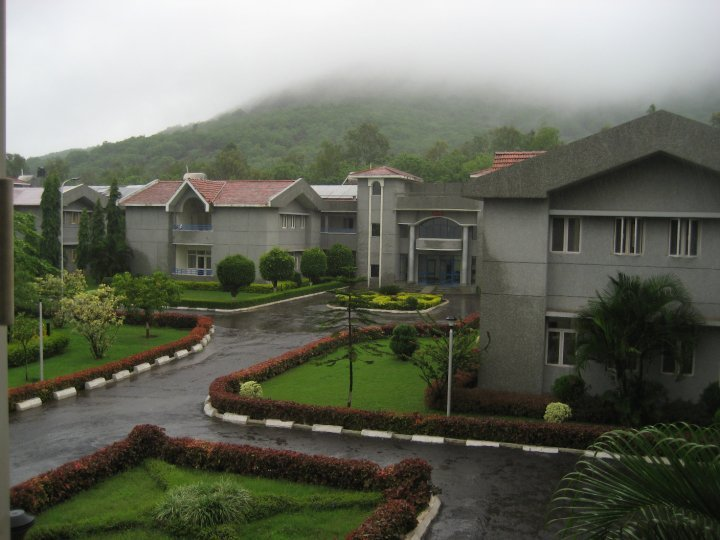
#> input picture images/pic1.jpg, 720 x 540 px
$ jupyter execute 20-Edge-Detection-and-Image-Gradients.ipynb   (older library calls are emulated)
#> lines starting #> are read from the running program, lines starting #| are printed output that depends on the picture; after the words box and inside, x2 and y2 are one past the last pixel; in counts of white or black regions, pixels touching at a corner belong together
[cell 1]
import cv2
import numpy as np

image = cv2.imread('images/pic1.jpg',0)
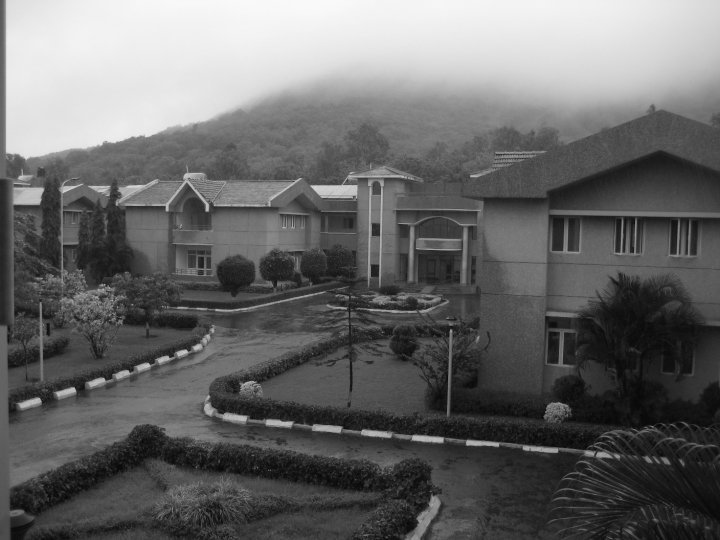
#> image: shape (540, 720); min 1, max 249, mean 103.9

height, width = image.shape
#> height = 540; width = 720

# Extract Sobel Edges
sobel_x = cv2.Sobel(image, cv2.CV_64F, 0, 1, ksize=5)
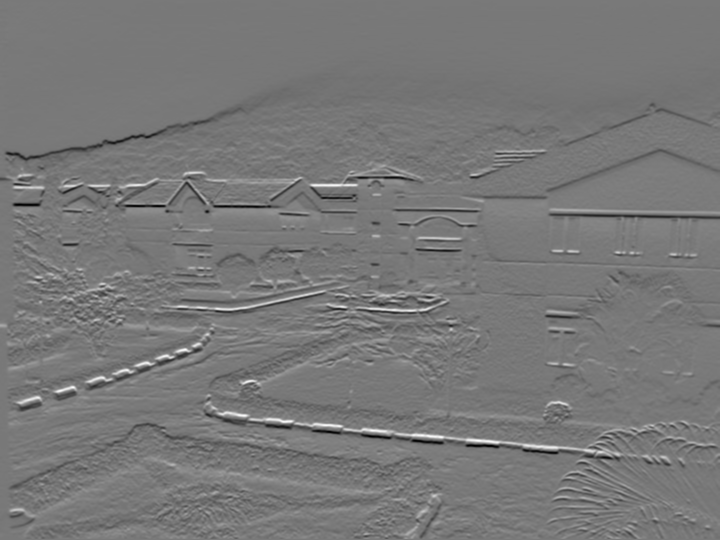
#> sobel_x: shape (540, 720) float64; min -6116, max 6744, mean -45.1; drawn with min black and max white
sobel_y = cv2.Sobel(image, cv2.CV_64F, 1, 0, ksize=5)
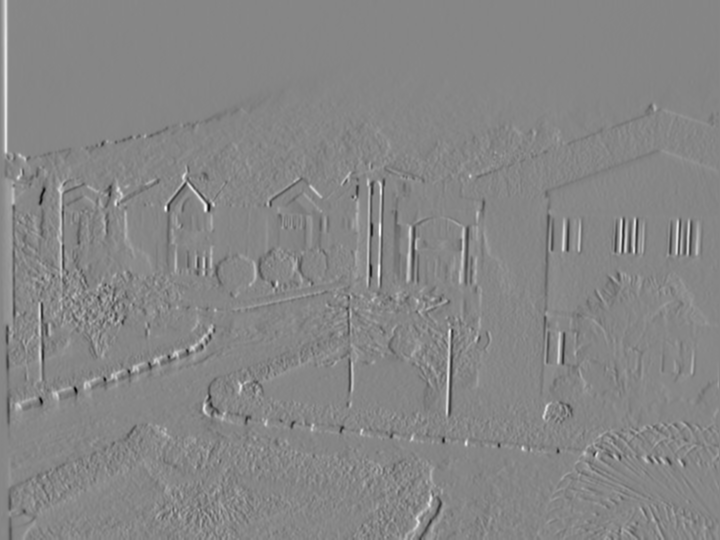
#> sobel_y: shape (540, 720) float64; min -6772, max 6077, mean -0.2; drawn with min black and max white

cv2.imshow('Original', image)
cv2.waitKey(0)
cv2.imshow('Sobel X', sobel_x)
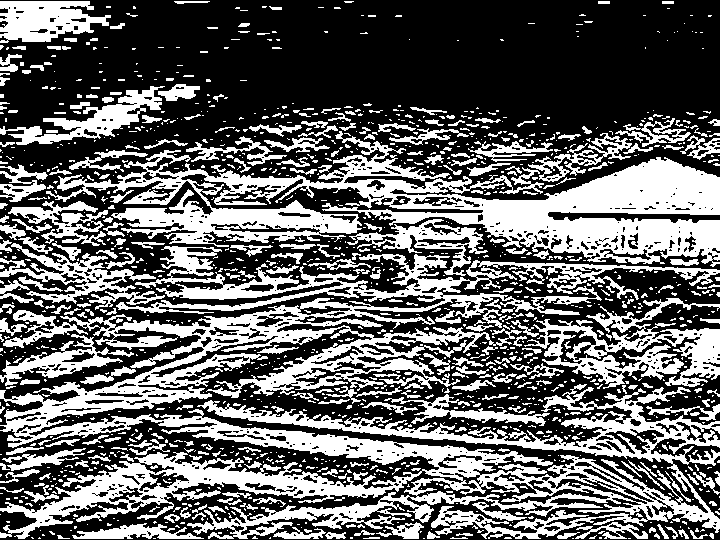
#> window 'Sobel X': shape (540, 720); 39.2% white; 1388 white regions (1064 under 20 px), largest, box (x1, y1, x2, y2) and area: (0, 246, 720, 539) 64501, (46, 131, 720, 267) 30922, (524, 298, 720, 389) 6596
cv2.waitKey(0)
cv2.imshow('Sobel Y', sobel_y)
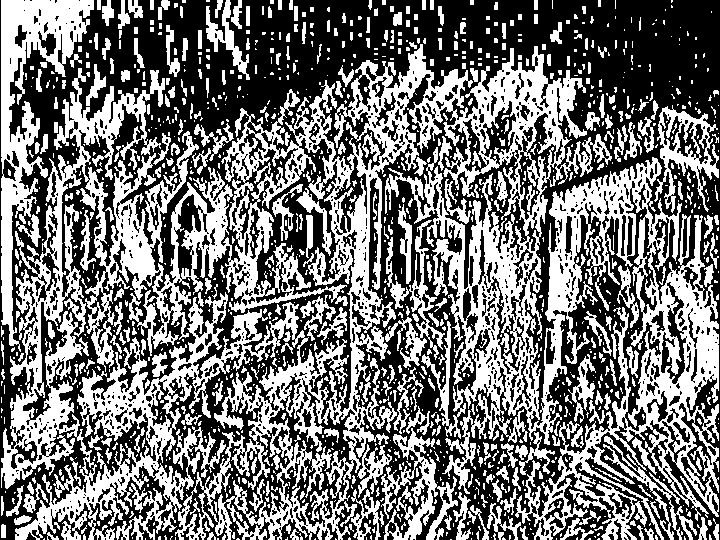
#> window 'Sobel Y': shape (540, 720); 45.3% white; 1290 white regions (922 under 20 px), largest, box (x1, y1, x2, y2) and area: (1, 44, 719, 540) 124506, (1, 0, 94, 352) 9111, (381, 428, 458, 540) 3035
cv2.waitKey(0)

sobel_OR = cv2.bitwise_or(sobel_x, sobel_y)
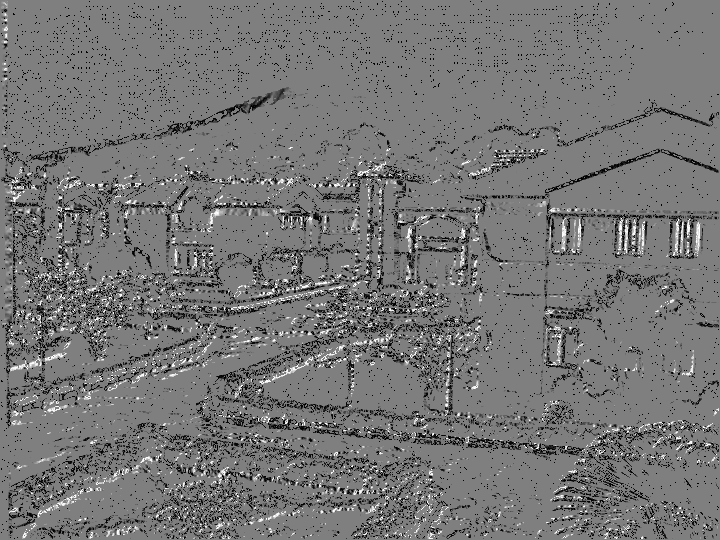
#> sobel_OR: shape (540, 720) float64; 1.08% of the values are NaN or infinite; the others: min -131056, max 131040, mean -7846.1; drawn with min black, max white, NaN and infinite black
cv2.imshow('sobel_OR', sobel_OR)
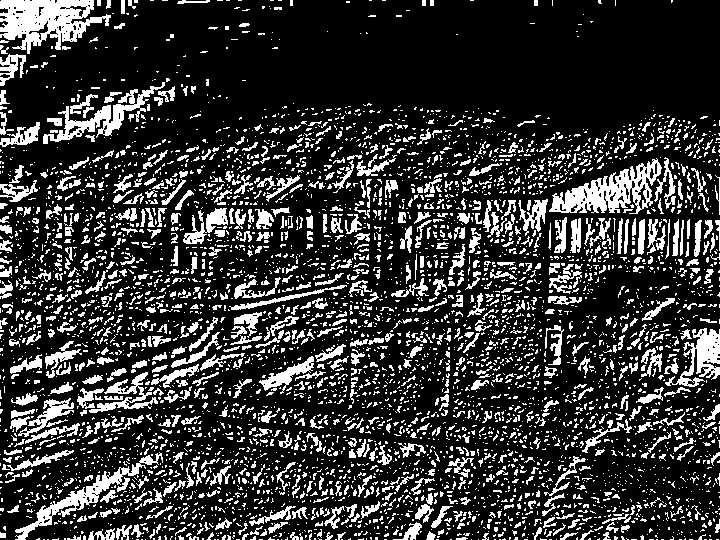
#> window 'sobel_OR': shape (540, 720); 20.8% white; 4894 white regions (4065 under 20 px), largest, box (x1, y1, x2, y2) and area: (0, 0, 111, 54) 3309, (549, 158, 662, 214) 2628, (15, 452, 163, 540) 1703
cv2.waitKey(0)

laplacian = cv2.Laplacian(image, cv2.CV_64F)
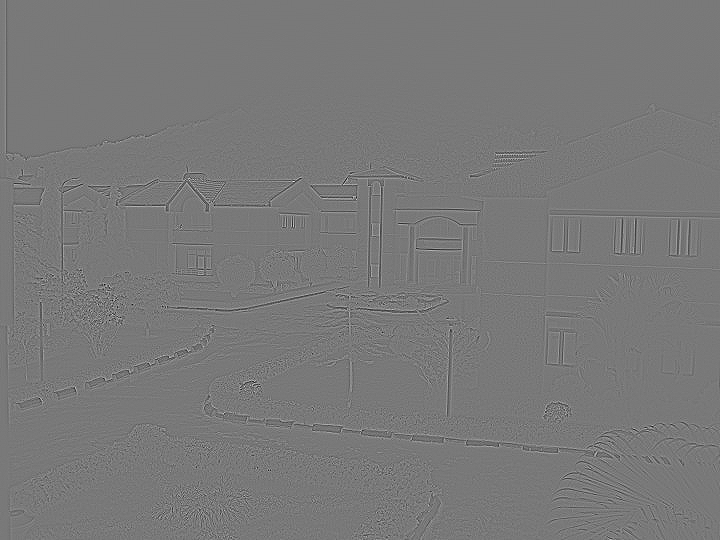
#> laplacian: shape (540, 720) float64; min -258, max 285, mean 0; drawn with min black and max white
cv2.imshow('Laplacian', laplacian)
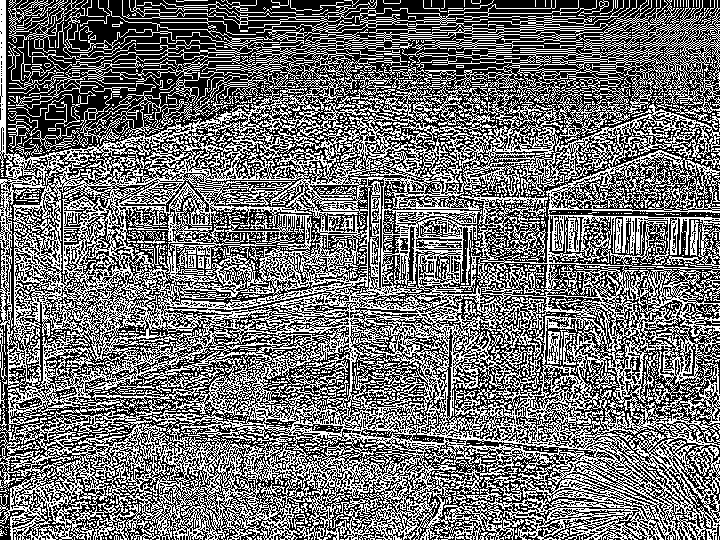
#> window 'Laplacian': shape (540, 720); 44.4% white in thin lines or dots
cv2.waitKey(0)


# Canny Edge Detection uses gradient values as thresholds
# The first threshold gradient
canny = cv2.Canny(image, 20, 170)
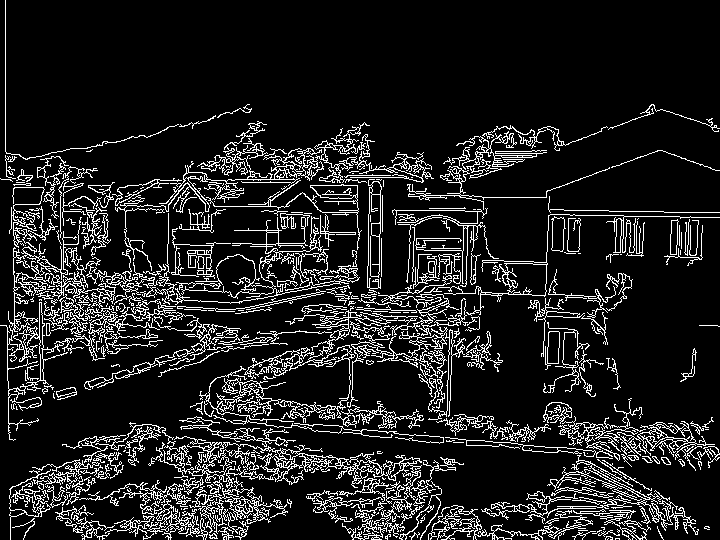
#> canny: shape (540, 720); 12.6% white in thin lines or dots
cv2.imshow('Canny', canny)
cv2.waitKey(0)

cv2.destroyAllWindows()

$ run again, with images/Sunflowers.jpg copied over images/pic1.jpg
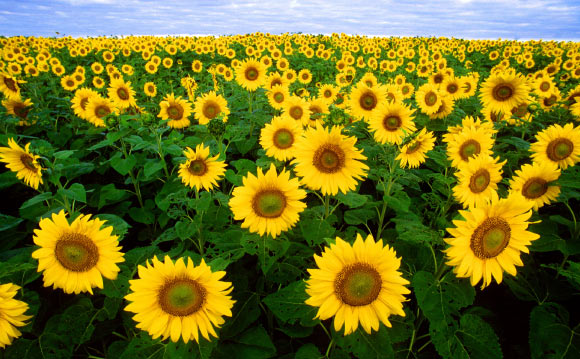
#> input picture images/Sunflowers.jpg, 580 x 359 px
#> `cv2.imshow('Sobel X', sobel_x)`:
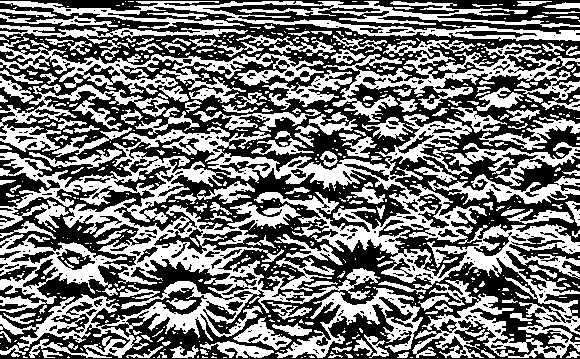
#> window 'Sobel X': shape (359, 580); 46.4% white; 679 white regions (488 under 20 px), largest, box (x1, y1, x2, y2) and area: (0, 114, 580, 358) 43176, (0, 1, 580, 41) 6874, (323, 43, 580, 122) 5309
#> `canny = cv2.Canny(image, 20, 170)`:
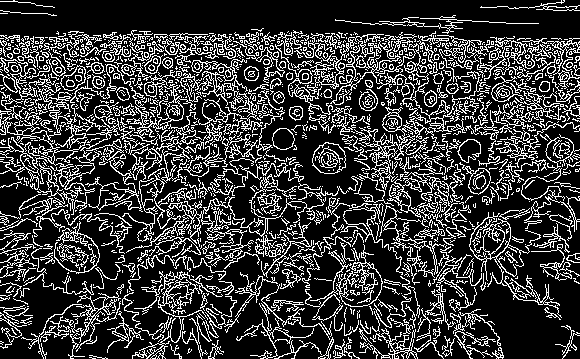
#> canny: shape (359, 580); 23% white in thin lines or dots
